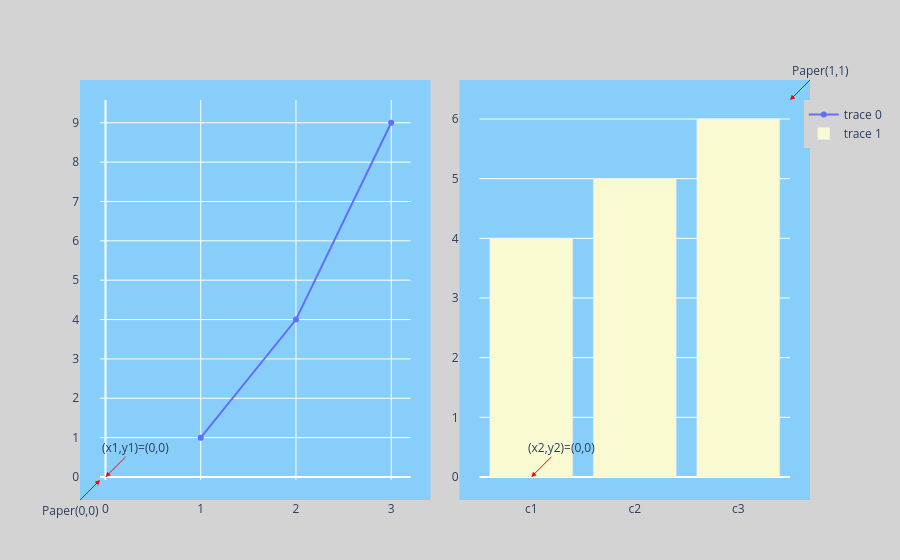

Notebook code for this chart:
### Markdown cell above
下面的图有如下变化：
+ 加了一个子图，所以增加了一对坐标轴 `(x2, y2)`
+ 调大了 Paper 左右的 margin
+ 增加了 坐标轴 和 Paper 之间的 padding

### Code cell
fig = make_subplots(rows=1, cols=2)
fig.add_trace(
    row=1, col=1,
    trace=go.Scatter(x=[1, 2, 3], y=[1, 4, 9])
)
fig.add_trace(
    row=1, col=2,
    trace=go.Bar(x=['c1', 'c2', 'c3'], y=[4, 5, 6], marker=dict(color='lightgoldenrodyellow'))
)

fig.add_annotation(
    xref='paper', yref='paper',
    x=0, y=0, ax=-30, ay=30, text='Paper(0,0)',
    showarrow=True, arrowcolor='red', arrowhead=2
)
fig.add_annotation(
    xref='paper', yref='paper',
    x=1, y=1, ax=30, ay=-30, text='Paper(1,1)',
    showarrow=True, arrowcolor='red', arrowhead=2
)
fig.add_annotation(
    # 参照第一对坐标系
    xref='x1', yref='y1',
    x=0, y=0, ax=30, ay=-30, text='(x1,y1)=(0,0)',
    showarrow=True, arrowcolor='red', arrowhead=2
)
fig.add_annotation(
    # 参照第二对坐标系
    xref='x2', yref='y2',
    x=0, y=0, ax=30, ay=-30, text='(x2,y2)=(0,0)',
    showarrow=True, arrowcolor='red', arrowhead=2
)

fig.update_layout(
    paper_bgcolor='lightgrey',
    plot_bgcolor='lightskyblue',
    # 调大了 Paper 左右的 margin
    # 增加了 坐标轴 和 Paper 之间的 padding
    margin=dict(l=100, r=100, pad=20)
)

fig.show()

### Figure 1 — Plotly figure (JSON) as saved in the notebook; plotly's stock layout.template omitted (floating-point values rounded to 4 significant figures)
{"data": [{"type": "scatter", "x": [1, 2, 3], "xaxis": "x", "y": [1, 4, 9], "yaxis": "y"}, {"marker": {"color": "lightgoldenrodyellow"}, "type": "bar", "x": ["c1", "c2", "c3"], "xaxis": "x2", "y": [4, 5, 6], "yaxis": "y2"}], "layout": {"annotations": [{"arrowcolor": "red", "arrowhead": 2, "ax": -30, "ay": 30, "showarrow": true, "text": "Paper(0,0)", "x": 0, "xref": "paper", "y": 0, "yref": "paper"}, {"arrowcolor": "red", "arrowhead": 2, "ax": 30, "ay": -30, "showarrow": true, "text": "Paper(1,1)", "x": 1, "xref": "paper", "y": 1, "yref": "paper"}, {"arrowcolor": "red", "arrowhead": 2, "ax": 30, "ay": -30, "showarrow": true, "text": "(x1,y1)=(0,0)", "x": 0, "xref": "x", "y": 0, "yref": "y"}, {"arrowcolor": "red", "arrowhead": 2, "ax": 30, "ay": -30, "showarrow": true, "text": "(x2,y2)=(0,0)", "x": 0, "xref": "x2", "y": 0, "yref": "y2"}], "autosize": true, "margin": {"l": 100, "pad": 20, "r": 100}, "paper_bgcolor": "lightgrey", "plot_bgcolor": "lightskyblue", "xaxis": {"anchor": "y", "autorange": true, "domain": [0, 0.45], "range": [-0.108, 3.193], "type": "linear"}, "xaxis2": {"anchor": "y2", "autorange": true, "domain": [0.55, 1], "range": [-0.5, 2.5], "type": "category"}, "yaxis": {"anchor": "x", "autorange": true, "domain": [0, 1], "range": [-0.1644, 9.699], "type": "linear"}, "yaxis2": {"anchor": "x2", "autorange": true, "domain": [0, 1], "range": [-0.1071, 6.321], "type": "linear"}}}
